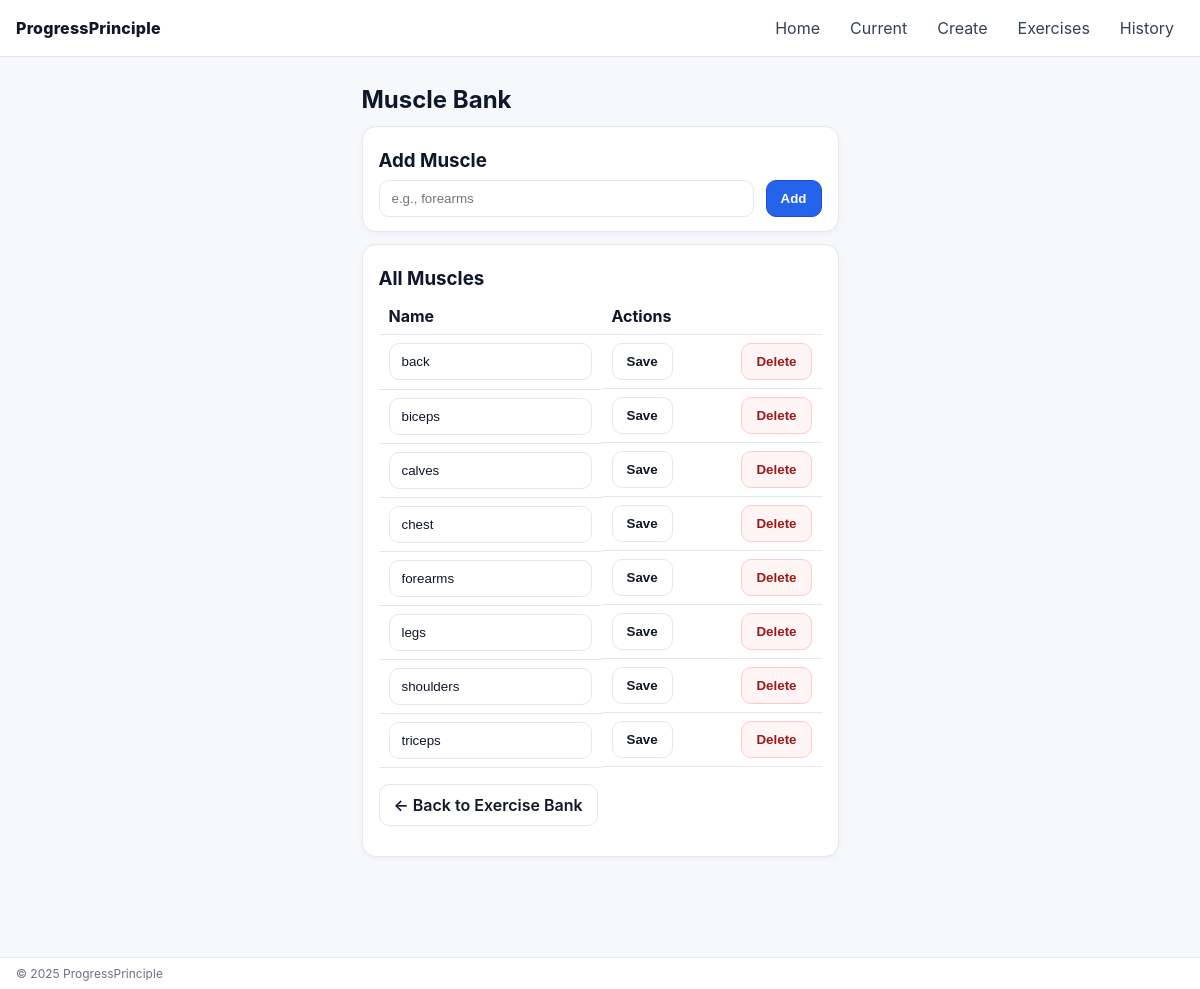
Page /muscles on the committed database.
### app.py (models this page shows)
class MuscleGroup(db.Model):
    id = db.Column(db.Integer, primary_key=True)
    name = db.Column(db.String(32), unique=True, nullable=False)  # e.g., 'chest', 'calves'

### app.py (the view, shortened to what this page needs)
@app.route("/muscles", methods=["GET", "POST"])
def muscles():
    items = MuscleGroup.query.order_by(MuscleGroup.name).all()
    return render_template("muscles.html", muscles=items)

### templates/muscles.html (shortened to what this page needs)
{% extends "base.html" %}
{% block content %}
<h2>Muscle Bank</h2>
<div class="card">
  <h3>Add Muscle</h3>
  <form method="post" class="row gap">
    <input name="name" placeholder="e.g., forearms" required>
    <button class="btn-primary" type="submit">Add</button>
  </form>
</div>
<div class="card">
  <h3>All Muscles</h3>
  {% if muscles %}
  <table class="table">
    <thead><tr><th>Name</th><th style="width:220px">Actions</th></tr></thead>
    <tbody>
      {% for m in muscles %}
      <tr>
        <form method="post" action="{{ url_for('update_muscle', mid=m.id) }}">
          <td><input name="name" value="{{ m.name }}" required></td>
          <td class="row gap">
            <button class="btn" type="submit">Save</button>
        </form>
            <form method="post" action="{{ url_for('delete_muscle', mid=m.id) }}" onsubmit="return confirm('Delete {{ m.name }}?');">
              <button class="btn danger" type="submit">Delete</button>
            </form>
      </tr>
      {% endfor %}
    </tbody>
  </table>
  {% else %}
    <p class="muted">No muscles yet.</p>
  {% endif %}
  <p><a class="btn" href="{{ url_for('exercises_bank') }}">← Back to Exercise Bank</a></p>
</div>
{% endblock %}

### static/styles.css (style rules this page uses)
:root { --bg:#f6f8fb; --panel:#ffffff; --muted:#5b6472; --text:#0f172a; --border:#e5e7eb; --accent:#2563eb; --accent2:#22c55e; --danger:#ef4444; --ok:#16a34a; }
* { box-sizing:border-box }
html,body { height:100% }
body { font-family: Inter, -apple-system, system-ui, Arial; margin:0; background:var(--bg); color:var(--text); }
h1,h2,h3 { margin:8px 0 8px; }
.card { background:var(--panel); border:1px solid var(--border); border-radius:14px; padding:14px 16px; margin:12px 0; box-shadow: 0 2px 6px rgba(15,23,42,0.04); }
.btn, .btn-primary { display:inline-block; text-decoration:none; cursor:pointer; padding:10px 14px; border-radius:10px; border:1px solid var(--border); background:#fff; color:#111827; font-weight:600; }
.btn-primary { background:#2563eb; color:#fff; border-color:#1d4ed8; }
.btn.danger { border-color:#fecaca; color:#991b1b; background:#fff5f5; }
.row { display:flex; align-items:center; justify-content:space-between; }
.gap { gap:12px }
input, select { width:100%; padding:10px 12px; border-radius:10px; border:1px solid var(--border); background:#fff; color:#0f172a; }
html, body { height: 100%; }
body { display: flex; flex-direction: column; }
.table { width: 100%; border-collapse: collapse; }
.table th, .table td { padding: 8px 10px; border-bottom: 1px solid #e5e7eb; text-align: left; }
.table input { width: 100%; }

### rows in the picture
MuscleGroup: name "back"
MuscleGroup: name "biceps"
MuscleGroup: name "calves"
MuscleGroup: name "chest"
MuscleGroup: name "forearms"
MuscleGroup: name "legs"
MuscleGroup: name "shoulders"
MuscleGroup: name "triceps"

### other values in the picture
{{ 2025 }} "2025"
